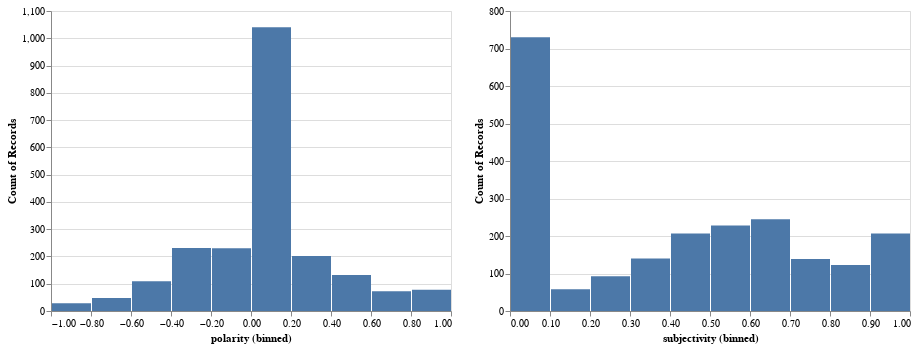

Here is the notebook cell this chart was saved with:
### Markdown cell above
### Variable Distributions

### Code cell
polar = alt.Chart(data=comments_df).mark_bar().encode(
    alt.X("polarity:Q", bin=True),
    y='count()'
)

subject = alt.Chart(data=comments_df).mark_bar().encode(
    alt.X("subjectivity:Q", bin=True),
    y='count()'
)

alt.hconcat(polar, subject)

### Figure 1 — Vega-Lite specification as saved in the notebook (floating-point values rounded to 4 significant figures; data arrays with more than 128 entries replaced by an {"elided": "..."} marker saying what was removed)
{"config": {"view": {"continuousWidth": 400, "continuousHeight": 300}}, "hconcat": [{"mark": "bar", "encoding": {"x": {"bin": true, "field": "polarity", "type": "quantitative"}, "y": {"aggregate": "count", "type": "quantitative"}}}, {"mark": "bar", "encoding": {"x": {"bin": true, "field": "subjectivity", "type": "quantitative"}, "y": {"aggregate": "count", "type": "quantitative"}}}], "data": {"name": "data-c3f5f487fdbf2294db15d08f8e0638dc"}, "$schema": "https://vega.github.io/schema/vega-lite/v4.17.0.json", "datasets": {"data-c3f5f487fdbf2294db15d08f8e0638dc": {"elided": "2170 records"}}}
